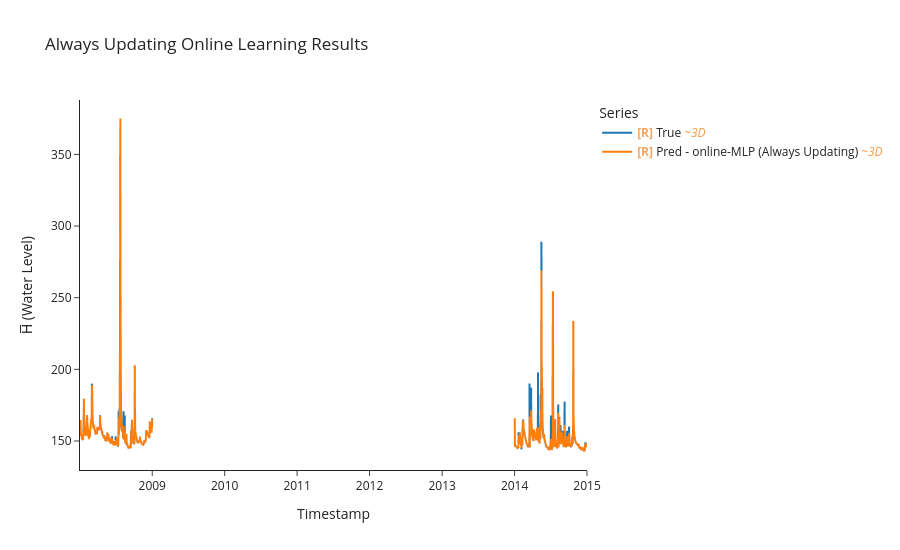

Notebook cell for this chart:
### Markdown cell above
## Testing Always updating
See model behaviour if we allowed it to learn on the fly from the testing data.<br>
**conclusion**<br>
Model's performance metrics went up as we all model to optimize and generalize more. In contarst model ability to adapt in lowered.<br>
We need to investigate more about optimizers and the adaptability, generalization trade-off.

### Code cell
# Always updating: train on training set first, then continue training on test set
model_au, optimizer_au, criterion_au = build_mlp(LOOKBACK*N_FEATURES, HORIZON)

# Phase 1: Train on training set
y_true_tr, y_pred_tr, time_indices_tr, losses_tr = uf.train_model_online(
    model_au, optimizer_au, criterion_au,
    train_ds, train_df,
    LOOKBACK, HORIZON, BATCH_SIZE,
    max_grad_norm=1.0
)

# Phase 2: Continue training on test set (same model, no reset)
y_true_au, y_pred_au, time_indices_au, losses_au = uf.train_model_online(
    model_au, optimizer_au, criterion_au,
    test_ds, test_df,
    LOOKBACK, HORIZON, BATCH_SIZE,
    max_grad_norm=1.0
)

# Plot results from the test set phase
uf.calculate_metrics_and_plot({"online-MLP (Always Updating)": (y_true_au, y_pred_au, time_indices_au)},
                              plot_title="Always Updating Online Learning Results")

### Figure 1 — Plotly figure (JSON) as saved in the notebook; plotly's stock layout.template omitted (floating-point values rounded to 4 significant figures; data arrays with more than 128 entries replaced by an {"elided": "..."} marker saying what was removed)
{"data": [{"hovertemplate": "Legend=True<br>Timestamp=%{x}<br>H̅ (Water Level)=%{y}<extra></extra>", "legendgroup": "True", "line": {"color": "#1f77b4", "dash": "solid", "width": 2}, "marker": {"symbol": "circle"}, "mode": "lines", "name": "<b style=\"color:sandybrown\">[R]</b> True <i style=\"color:#fc9944\">~3D</i>", "showlegend": true, "type": "scattergl", "uid": "a2ff449a-fc4a-46e6-848a-35ba163dd883", "x": {"elided": "1001 str values"}, "xaxis": "x", "y": {"elided": "1001 float values"}, "yaxis": "y"}, {"hovertemplate": "Legend=Pred - online-MLP (Always Updating)<br>Timestamp=%{x}<br>H̅ (Water Level)=%{y}<extra></extra>", "legendgroup": "Pred - online-MLP (Always Updating)", "line": {"color": "#ff7f0e", "dash": "solid", "width": 2}, "marker": {"symbol": "circle"}, "mode": "lines", "name": "<b style=\"color:sandybrown\">[R]</b> Pred - online-MLP (Always Updating) <i style=\"color:#fc9944\">~3D</i>", "showlegend": true, "type": "scattergl", "uid": "69e5eeb7-c396-4d98-88b6-07adf3de23af", "x": {"elided": "1001 str values"}, "xaxis": "x", "y": {"elided": "1001 float values"}, "yaxis": "y"}], "layout": {"height": 550, "legend": {"title": {"text": "Series"}, "tracegroupgap": 0}, "title": {"text": "Always Updating Online Learning Results"}, "xaxis": {"anchor": "y", "domain": [0, 1], "title": {"text": "Timestamp"}}, "yaxis": {"anchor": "x", "domain": [0, 1], "title": {"text": "H̅ (Water Level)"}}}}
